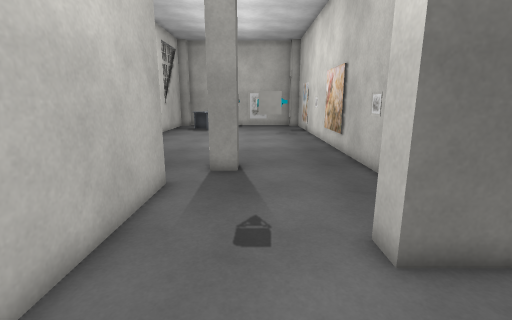
[1] (above)

14 first-person views from a walk through a 3-D level made in the Unity game engine. The camera is 1.5 m above the floor, tilts 12° down and sees 85° across. The floor is counted in squares, 0.5 m on a side. Each view is taken from the middle of a square. On the plan, view 1 faces up. The plan holds only what a view shows up to about 20 squares ahead; the rest is blank. The player character is not drawn. Some surface patterns are stand-ins.

[2]
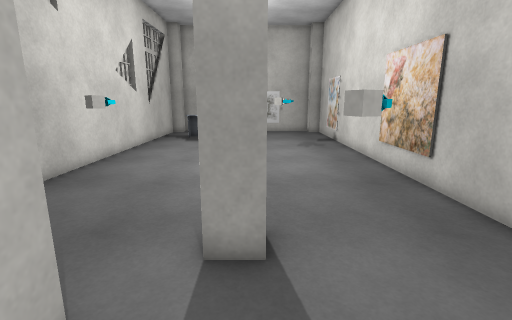

[3]
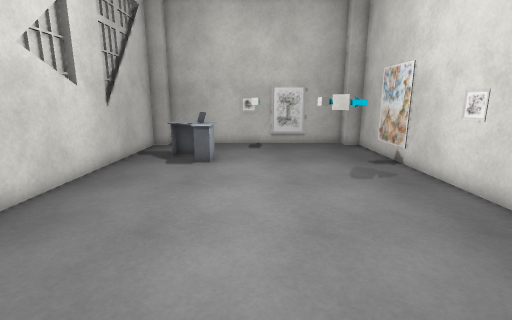

[4]
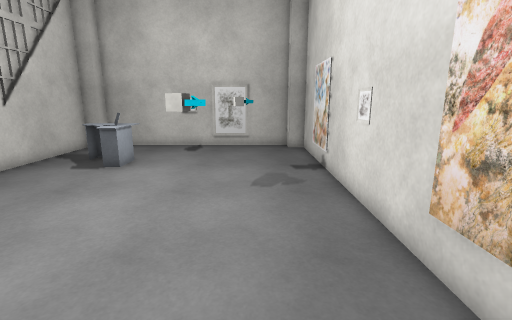

[5]
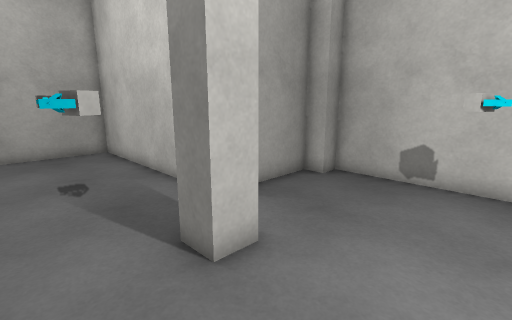

[6]
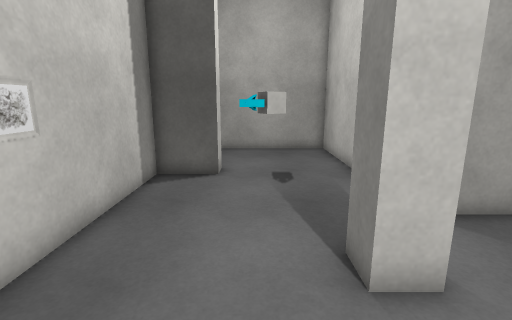

[7]
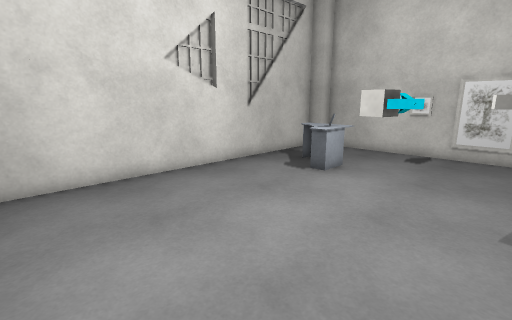

[8]
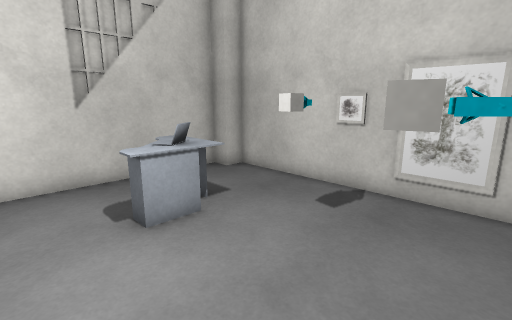

[9]
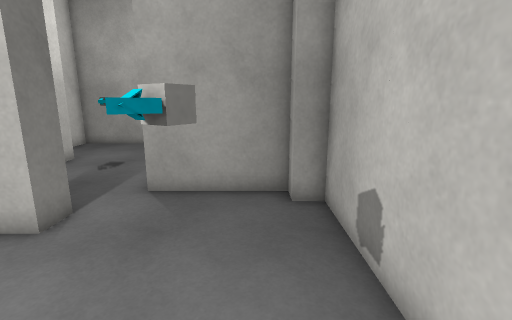

[10]
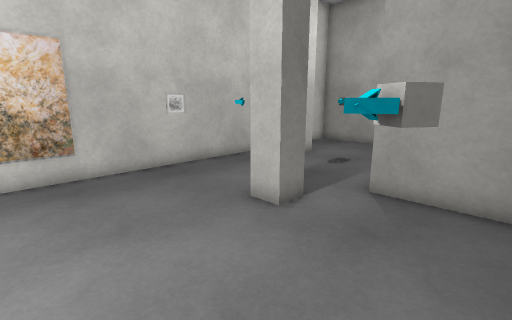

[11]
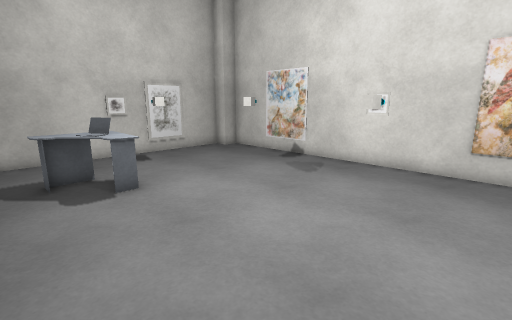

[12]
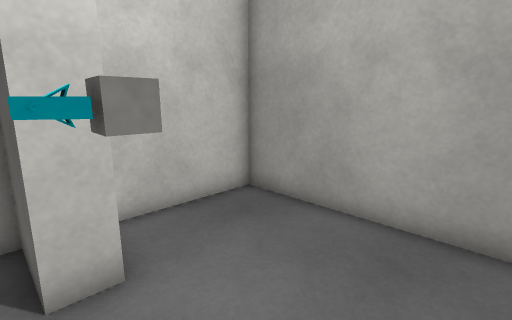

[13]
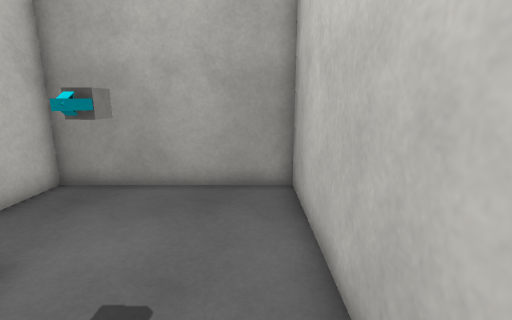

[14]
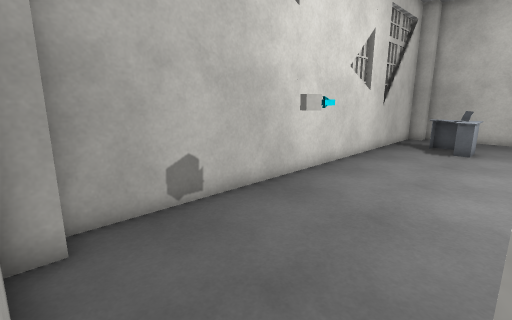

### Floor plan
Points are (right, up) in squares from view 1. A wall is a line through its corners. A room is listed if a view was taken in it or the views show most of it. See-through windows are left out.
Room 1 (views 1, 2, 3, 4, 5, 6, 7, 8, 9, 10, 11, 12, 13, 14)
walls: (-0.8, 13.1) (-0.8, 11.9) (-2, 11.9) (-2, 13.1) (-0.8, 13.1); (-9.5, 29.8) (-9.5, 28.5); (4.5, 4.6) (2.6, 4.6) (2.6, 5.7) (5.2, 5.7) (5.2, 34.1) (4.1, 34.1) (4.1, 35.1) (-8.1, 35.1) (-8.1, 34.1) (-9.1, 34.1) (-9.1, 10.9) (-8.1, 10.9) (-8.1, 9.9) (-3.3, 9.9) (-3.3, -0.8) (5.2, -0.8) (5.2, 3.9)
objects: other object (-7, 28) to (-4, 31); other object (-6, 16); laptop (-6, 29) to (-5, 30); other object (-2, 31) to (-2, 32); other object (0, 5) to (0, 6); other object (0, 22) to (1, 23); tree (0, 35); other object (1, 11) to (1, 12); other object (1, 29) to (2, 29)

Positions as (right, up) in squares from view 1, and headings:
1: (0, 0), facing up
2: (-1, 7), facing up
3: (-2, 15), facing up
4: (2, 16), facing up
5: (2, 17), facing down-left
6: (1, 17), facing down
7: (2, 18), facing up-left
8: (2, 26), facing up-left
9: (-7, 19), facing down
10: (-7, 19), facing down-right
11: (-8, 19), facing up-right
12: (-2, 6), facing down-right
13: (-2, 9), facing down
14: (-2, 10), facing up-left
